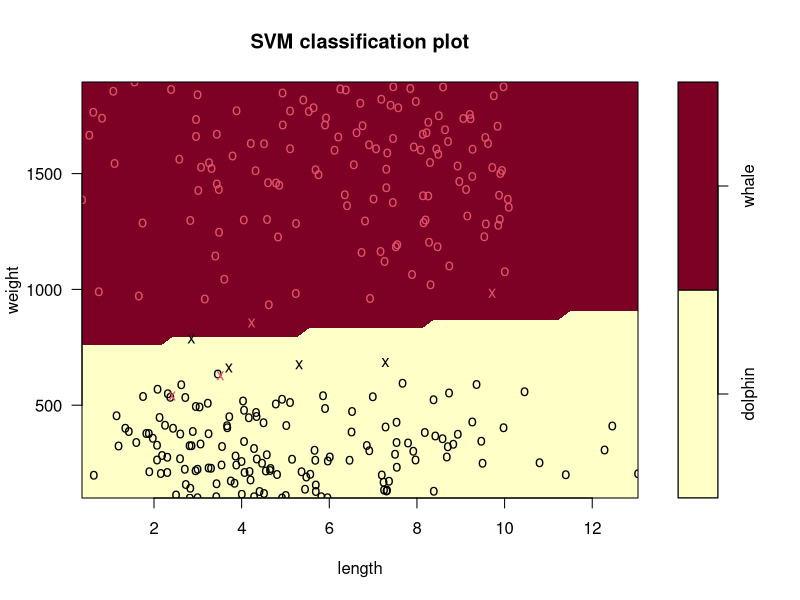
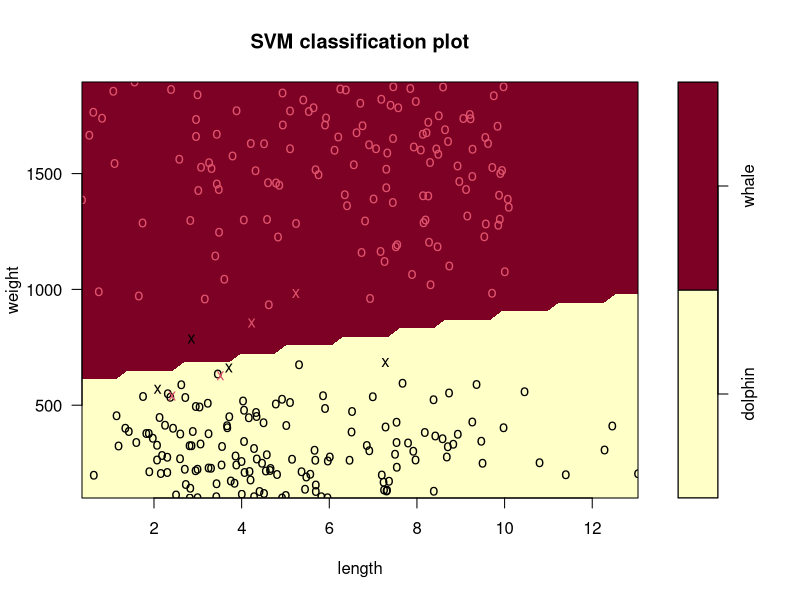
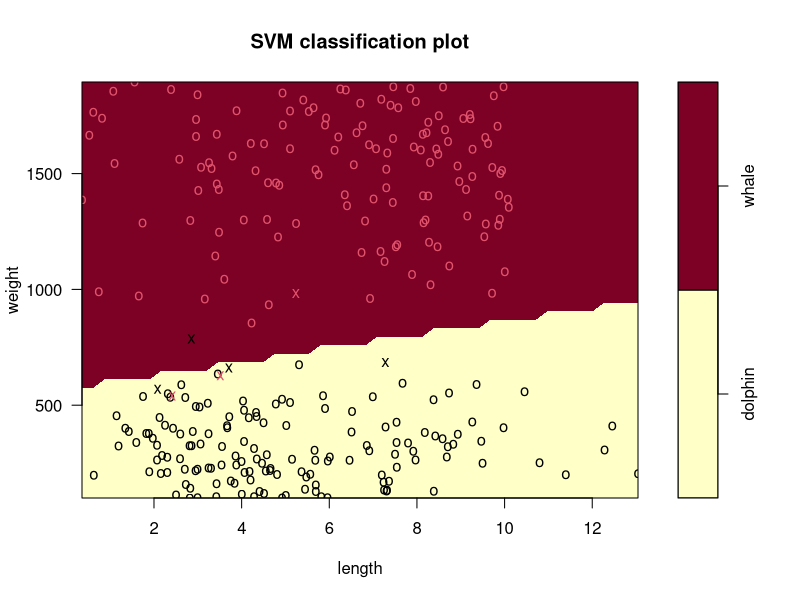
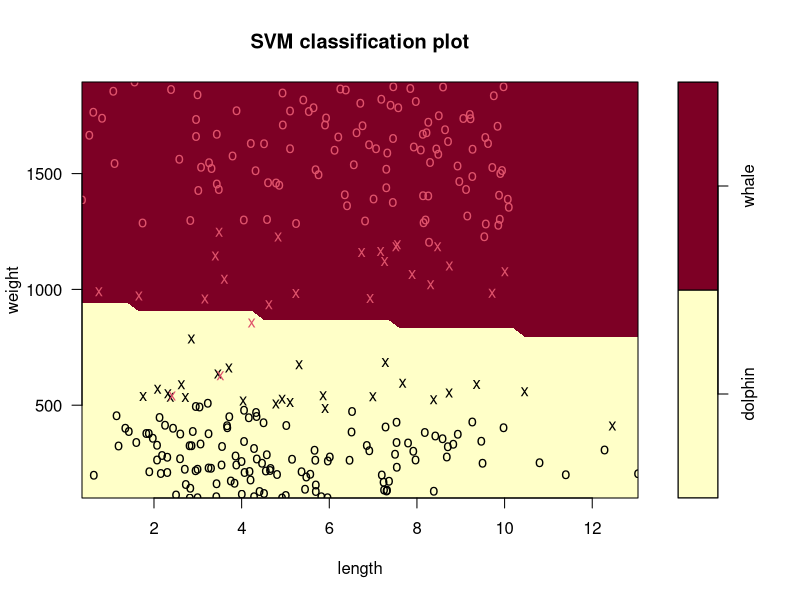

R code for these plots, in order:
library(caret)
install.packages("e1071")
library(e1071)
marine.data=read.csv("dolphin_svm.csv",
                     stringsAsFactors = F)

head(marine.data)

#convert target variable to factor
marine.data$class = factor(marine.data$class)

#generate train and test data
set.seed(1)
train.indices = sample(1:nrow(marine.data),0.7*nrow(marine.data))

train.data = marine.data[train.indices,]
test.data=marine.data[-train.indices,]

#model with cost =0.1
model.svm.0= svm(class~.,
                 data=train.data,
                 kernel="linear",
                 cost=0.1,
                 scale = F)

#Kernel --> Type of boundry 
#cost --> cost of voilation to margin -> when cost is large then margin will be narrow
#then there will be few support vector on the margin or voilating the margin 
#Scale = F --> Tells to svm function not to scale each feature to have mean 0 and sd 1

plot(model.svm.0,train.data)

summary(model.svm.0)



#model with cost =100
model.svm.1= svm(class~.,
                 data=train.data,
                 kernel="linear",
                 cost=100,
                 scale = F)
plot(model.svm.1,train.data)
summary(model.svm.1)

#model with cost =10000

model.svm.2= svm(class~.,
                 data=train.data,
                 kernel="linear",
                 cost=10000,
                 scale = F)

plot(model.svm.2,train.data)
summary(model.svm.2)


#finding the optimal value of cost using cross-validation 
#svm cross-validation is done using the tune function
#result :higher costs yield lower error rates

tune.svm = tune(svm,
                class~.,
                data=train.data,
                kernel="linear",
                ranges =list(cost =c(0.001,0.01,0.1,0.5,1,10,100)))
summary(tune.svm)


# the tune function also stores the best model obtained 
# cost =0.5 is the best model

best.mod = tune.svm$best.model
best.mod
plot(best.mod,train.data)
summary(best.mod)

#predicting test classes using the best model and analyze the result
#best.model is the one with cost=0.5

ypred = predict(best.mod,test.data)
table(predicted = ypred,truth=test.data$class)

confusionMatrix(ypred,test.data$class)

